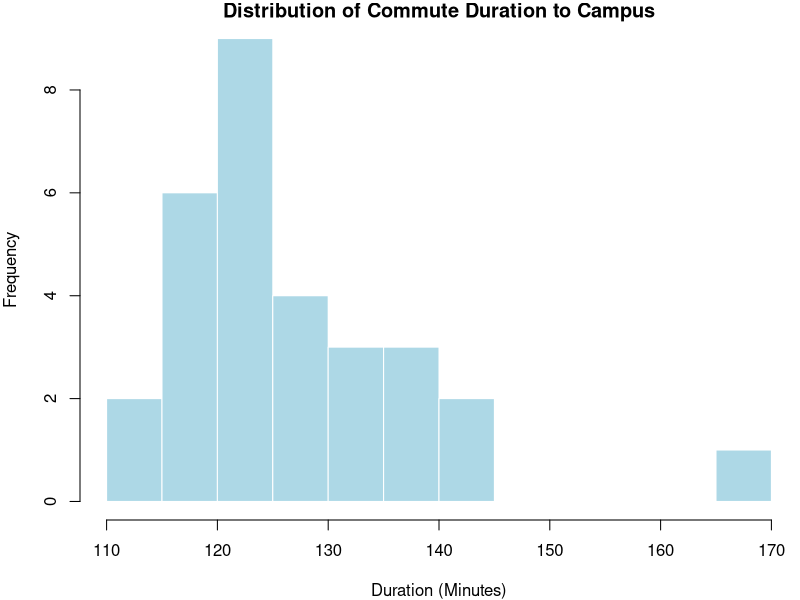
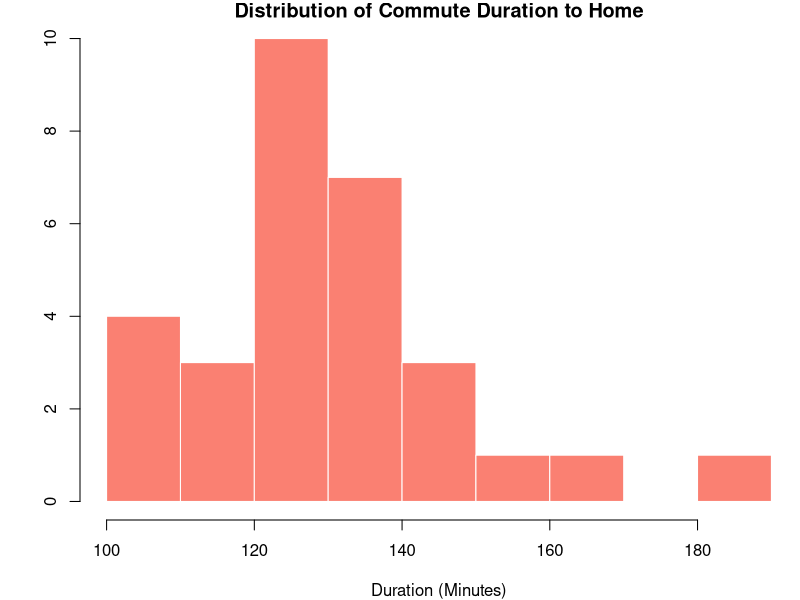
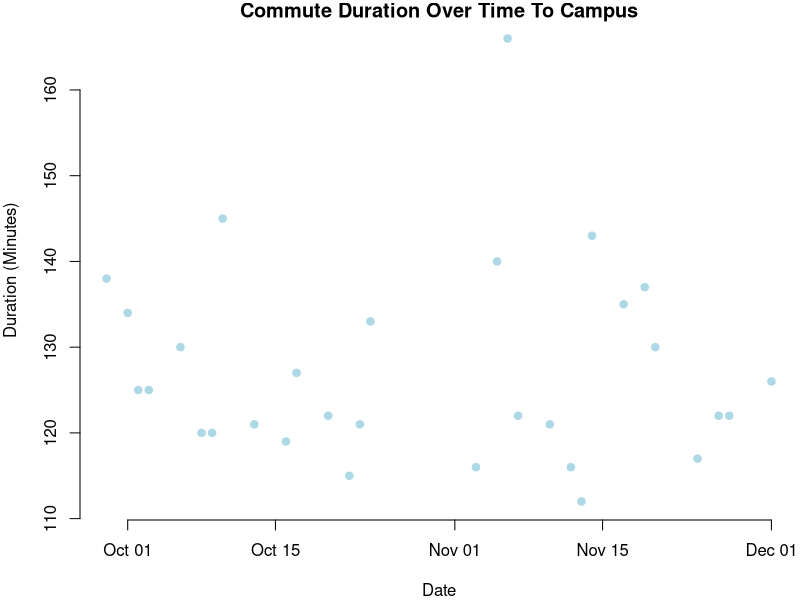
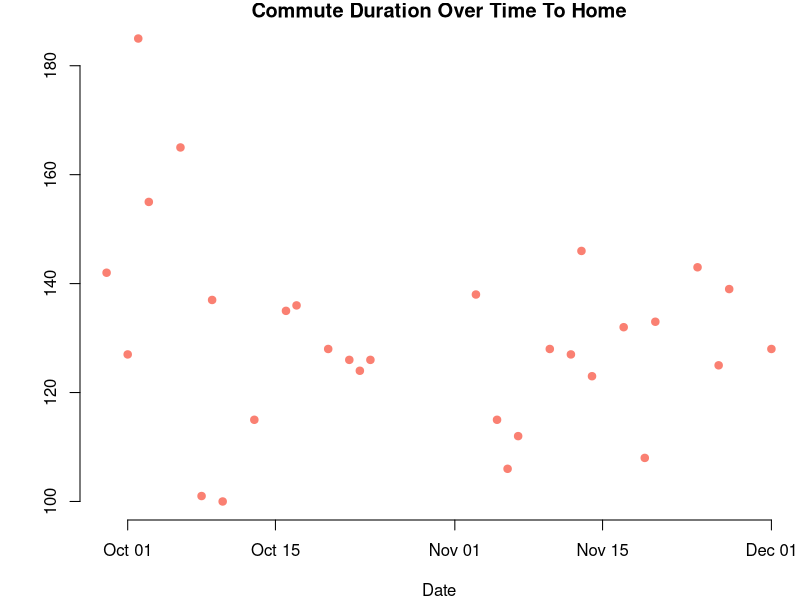
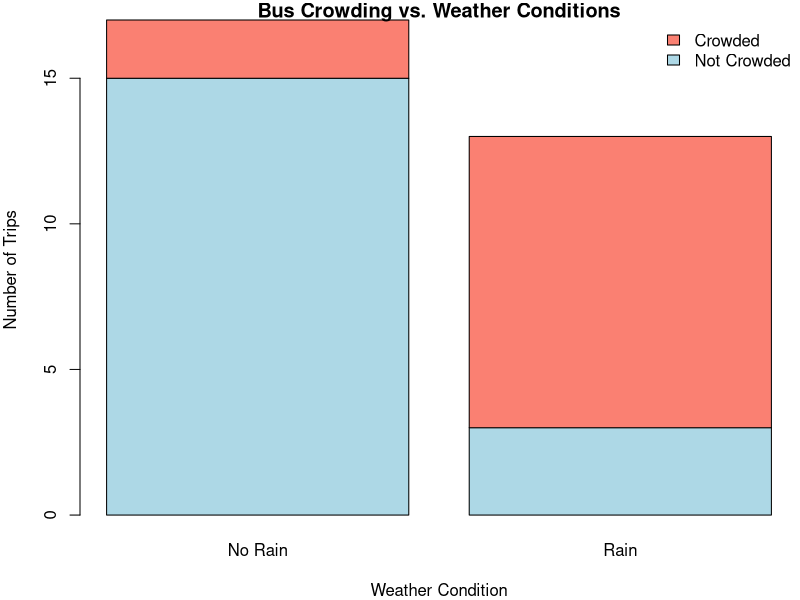
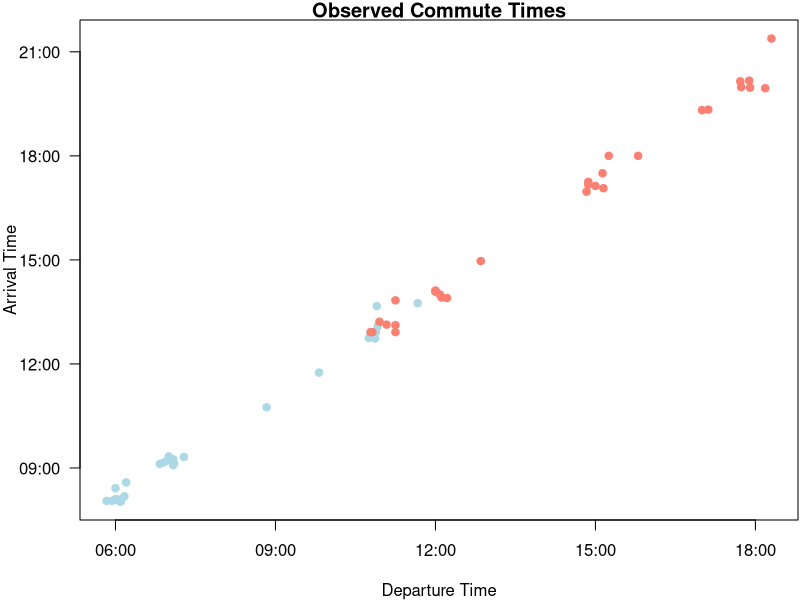
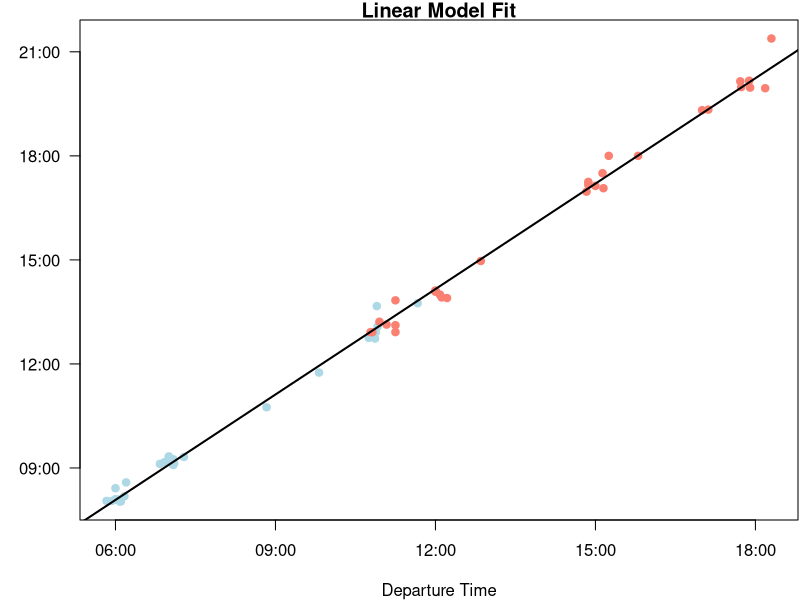

Recreate these plots in R, in order.
## ---- chunk 1
knitr::opts_chunk$set(fig.pos="H", fig.showtext = TRUE, out.extra="", dev="cairo_pdf")
## ---- chunk 2
bus_data <- read.csv("bus_trip_data.csv")
bus_data$date <- as.Date(bus_data$date) # Convert date column to R Date type
## ---- chunk 3
df_display_1 <- bus_data[ , 1:5]
knitr::kable(head(df_display_1, 2), booktabs = TRUE)
## ---- chunk 4
df_display_2 <- bus_data[ , 6:10]
knitr::kable(head(df_display_2, 2), booktabs = TRUE)
## ---- chunk 5
# Remove them to keep the environment clean
rm(df_display_1, df_display_2)
## ---- chunk 6
par(mar = c(4, 4, 1, .1))

hist(bus_data$dur_to_campus, 
     main = "Distribution of Commute Duration to Campus",
     xlab = "Duration (Minutes)", 
     col = "lightblue", 
     border = "white",
     breaks = 10)

hist(bus_data$dur_to_home,
     main = "Distribution of Commute Duration to Home",
     xlab = "Duration (Minutes)",
     ylab = "", # No Y label needed on 2nd plot
     col = "salmon", 
     border = "white",
     breaks = 10)
## ---- chunk 7
par(mar = c(4, 4, 1, .1))

plot(bus_data$date, bus_data$dur_to_campus,
     main = "Commute Duration Over Time To Campus",
     xlab = "Date",
     ylab = "Duration (Minutes)",
     pch = 19,
     col = "lightblue",
     frame.plot = FALSE)

plot(bus_data$date, bus_data$dur_to_home,
     main = "Commute Duration Over Time To Home",
     xlab = "Date",
     ylab = "", # No Y label needed on 2nd plot
     pch = 19,
     col = "salmon",
     frame.plot = FALSE)
## ---- chunk 8
# 'Rain' on the X-axis and 'Crowded' stacked as the bars
counts <- table(bus_data$crowded_unilink_to_home, bus_data$rain_to_home)

# Rename the rows & cols for a cleaner plot text
colnames(counts) <- c("No Rain", "Rain")
rownames(counts) <- c("Not Crowded", "Crowded")

barplot(counts,
        main = "Bus Crowding vs. Weather Conditions",
        xlab = "Weather Condition",
        ylab = "Number of Trips",
        col = c("lightblue", "salmon"),
        legend = rownames(counts),
        args.legend = list(x = "topright", bty = "n"))

rm(counts)
## ---- chunk 9
t_result <- t.test(bus_data$dur_to_home, bus_data$dur_to_campus,
                   paired = TRUE, alternative = "greater")
t_result
## ---- chunk 10
stats_table <- data.frame(
  "T_Statistic" = round(t_result$statistic, 2),
  "Degrees_of_Freedom"          = round(t_result$parameter, 0),
  "p_Value"     = format.pval(t_result$p.value, digits = 3),
  "Mean_Difference"   = paste(round(t_result$estimate, 1), "min")
)
knitr::kable(stats_table, align = "c", booktabs = TRUE) # Center align the columns
rm(stats_table)
## ---- chunk 11
# Combine the departure times and arrival times for campus and home trips
all_dep <- c(bus_data$dep_to_campus, bus_data$dep_to_home)
all_arr <- c(bus_data$arr_to_campus, bus_data$arr_to_home)

# Convert Strings to POSIXct (Date-Time objects)
# We use a dummy date so R sees them as times on the same timeline
dep_time <- as.POSIXct(all_dep, format="%I:%M:%S %p")
arr_time <- as.POSIXct(all_arr, format="%I:%M:%S %p")

# Calculate the Linear Model
fit <- lm(as.numeric(arr_time) ~ as.numeric(dep_time))
fit
## ---- chunk 12
coefs <- summary(fit)$coefficients
rownames(coefs) <- c("Intercept (Unix Epoch)", "Departure Time")
knitr::kable(coefs, digits = 4, booktabs = TRUE)
rm(coefs)
## ---- chunk 13
# Assign Colors based on Source
# First half is Campus (Light blue), Second half is Home (Salmon)
point_colors <- c(rep("lightblue", nrow(bus_data)), rep("salmon", nrow(bus_data)))

# Setup Split View
par(mar = c(4, 4, 1, .1))

# --- PLOT 1: Scatter Plot Only ---
plot(arr_time ~ dep_time,
     main = "Observed Commute Times",
     xlab = "Departure Time", ylab = "Arrival Time",
     pch = 19, col = point_colors,
     axes = FALSE) # Hide default axes

# Draw custom axes
axis.POSIXct(1, dep_time, format="%H:%M")
axis.POSIXct(2, arr_time, format="%H:%M", las=1)
box() # Adds box frame back around plot

# --- PLOT 2: With Regression Line ---
plot(arr_time ~ dep_time,
     main = "Linear Model Fit",
     xlab = "Departure Time", ylab = "", # No Y label needed on 2nd plot
     pch = 19, col = point_colors,
     axes = FALSE)

axis.POSIXct(1, dep_time, format="%H:%M")
axis.POSIXct(2, arr_time, format="%H:%M", las=1)
box()

# Add the regression line
abline(fit, col = "black", lwd = 2)
## ---- chunk 14
# Remove them to keep the environment clean
rm(all_dep, all_arr, dep_time, arr_time, point_colors)
## ---- chunk 15
contingency_table <- table(bus_data$rain_to_home, bus_data$crowded_unilink_to_home)
rownames(contingency_table) <- c("Clear Weather", "Raining")
colnames(contingency_table) <- c("Not Crowded", "Crowded")
contingency_table
## ---- chunk 16
knitr::kable(contingency_table, booktabs = TRUE)
## ---- chunk 17
fisher_result <- fisher.test(contingency_table, alternative = "greater")
fisher_result
## ---- chunk 18
fisher_stats <- data.frame(
  "Odds_Ratio" = round(fisher_result$estimate, 2),
  "p_Value"    = format.pval(fisher_result$p.value, digits = 3),
  row.names    = NULL # Removes row numbers for a cleaner look
)
knitr::kable(fisher_stats, booktabs = TRUE, align = "c")
rm(fisher_stats)
## ---- chunk 19
# Order days logically (Mon-Fri), not alphabetically
days <- factor(
  bus_data$day_of_week,
  levels = c("Monday", "Wednesday", "Thursday", "Friday") # No Tuesday trips
  )
contingency_table_chi <- table(bus_data$crowded_unilink_to_home, days)
rownames(contingency_table_chi) <- c("Not Crowded", "Crowded")
contingency_table_chi
## ---- chunk 20
knitr::kable(contingency_table_chi, booktabs = TRUE)
rm(days)
## ---- chunk 21
chi_result <- chisq.test(contingency_table_chi, simulate.p.value = TRUE)
chi_result
## ---- chunk 22
chi_stats <- data.frame(
  "Chi_Square" = round(chi_result$statistic, 2),
  "p_Value"    = format.pval(chi_result$p.value, digits = 3),
  row.names    = NULL
  )
knitr::kable(chi_stats, booktabs = TRUE, align = "c")
rm(chi_stats)
